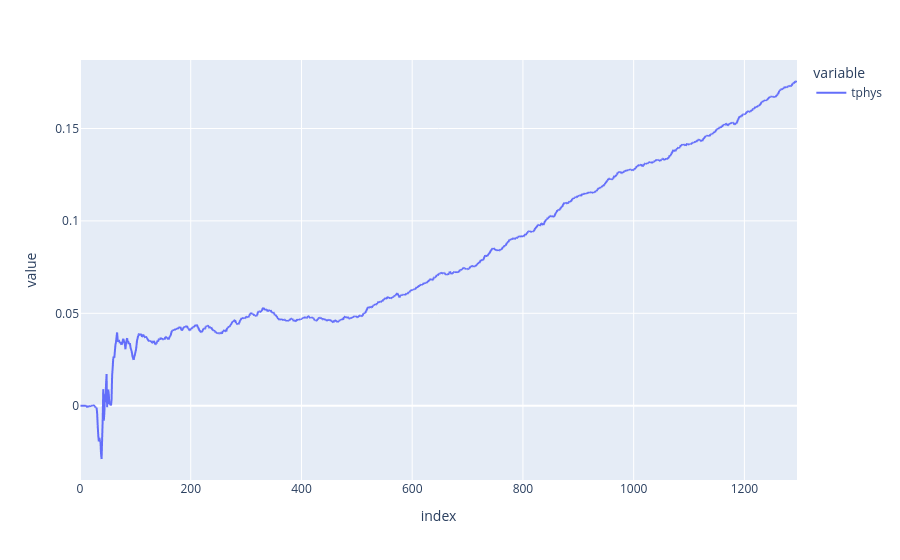

The code cell stored with this chart in its notebook:
### Code cell
df.tphys.diff().plot()

### Figure 1 — Plotly figure (JSON) as saved in the notebook; plotly's stock layout.template omitted (floating-point values rounded to 4 significant figures; data arrays with more than 128 entries replaced by an {"elided": "..."} marker saying what was removed)
{"data": [{"hovertemplate": "variable=tphys<br>index=%{x}<br>value=%{y}<extra></extra>", "legendgroup": "tphys", "line": {"color": "#636efa", "dash": "solid"}, "marker": {"symbol": "circle"}, "mode": "lines", "name": "tphys", "showlegend": true, "type": "scattergl", "x": {"elided": "1296 int values"}, "xaxis": "x", "y": {"elided": "1296 float values"}, "yaxis": "y"}], "layout": {"autosize": true, "legend": {"title": {"text": "variable"}, "tracegroupgap": 0}, "margin": {"t": 60}, "xaxis": {"anchor": "y", "autorange": true, "domain": [0, 1], "range": [0, 1295], "title": {"text": "index"}, "type": "linear"}, "yaxis": {"anchor": "x", "autorange": true, "domain": [0, 1], "range": [-0.04019, 0.1871], "title": {"text": "value"}, "type": "linear"}}}
